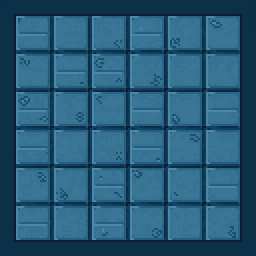
#> input picture art-archive/T-198/raw_roof_top.png, 128 x 128 px (shown 2 times larger); its folder holds 4 pictures in this run
$ python build_creator_piece_art.py
#> lines starting #> are read from the running program, lines starting #| are printed output that depends on the picture
### game/tools/build_elevation_sample_art.py
#!/usr/bin/env python3
"""Builds the elevation sample map's rooftop and parking-garage ramp art (T-198).

PixelLab (T-198's eight create-image-pixflux calls, in art-archive/T-198/) made
the textures and the rooftop details; this script projects the textures onto
the isometric faces of every raised area and ramp in
game/data/level/elevation_sample_map.json, at 32 art px per unit (drawn at scale
0.5 in the game's 16 px per unit world):

    screen x = (x - y) * 32,  screen y = (x + y) * 16 - height * 32

One sprite and one record per area, named after its id (roof-nw-3.png, ...).

Faces: the top (a rooftop: flat; a ramp: the sloped plane), the east wall and
the south wall (the two the view shows). A rooftop's walls are the building
wall texture (lit windows); a ramp's sides are the rooftop concrete, darker.
A wall runs from the height the area stands on (the rooftop under a stacked
rooftop or a ramp on a rooftop) up to its top. A ramp has no wall at the end
where it joins its rooftop. Rooftop details on the tops: a low parapet along
the back (north and west) edges with gaps where a ramp joins, AC units, vents
and a small sign near the back edges (never near a ramp or a rooftop standing
on it), and light cracks. A dark outline is added on silhouettes and between
faces, a lighter rim on the top's edges, and every sprite is reduced to at most
30 colours with no semi-transparent pixels.

Usage (from the repo root):
    python game/tools/build_elevation_sample_art.py build   # writes game/art/elevation_sample/
    python game/tools/build_elevation_sample_art.py --check # rules on the committed files
Needs Pillow and numpy (as build_buildings.py and city_palettes.py).
"""
import json
import os
import random
import sys

import numpy as np
from PIL import Image

sys.path.insert(0, os.path.dirname(os.path.abspath(__file__)))
from style_rules import reads_as_red  # noqa: E402  (Visual style rule 6)

ROOT = os.path.abspath(os.path.join(os.path.dirname(__file__), "..", ".."))
RAW = os.path.join(ROOT, "art-archive", "T-198")
OUT = os.path.join(ROOT, "game", "art", "elevation_sample")
DATA = os.path.join(ROOT, "game", "data", "level", "elevation_sample_map.json")
PX = 32                # art px per unit
MAX_COLORS = 30
OUTLINE = (10, 12, 24)
SHADE = {"platform": {"east": 0.86, "south": 0.66}, "ramp": {"east": 0.72, "south": 0.54}}
JOIN_EPS = 0.12        # units: where a ramp joins its rooftop there is no outline
TOP_MARGIN = 80        # art px above the geometry kept for the parapet and the details
PARAPET_PX = 20        # the parapet's height in art px
WALL_ROW_OFFSET = 4
RAW_FILES = ["raw_roof_top", "raw_wall", "raw_ramp_top", "raw_ac_unit", "raw_vent",
             "raw_sign", "raw_parapet", "raw_cracks"]


# ---------------------------------------------------------------- textures ----

# [4 lines left out: function mirror, not called in this run]


def load_rgb(name):
#> called with name = 'raw_roof_top'
    return np.array(Image.open(os.path.join(RAW, name + ".png")).convert("RGB"), dtype=np.float32)


def load_rgba(name):
    return np.array(Image.open(os.path.join(RAW, name + ".png")).convert("RGBA"))


def to_concrete(arr, amount, dark):
    """Free script fix: PixelLab's tops are saturated teal; pull them towards the
    cool blue-grey of City concrete (amount 0..1) and darken (dark ~ 0.8)."""
#> called with amount = 0.7, dark = 0.85
    lum = arr[..., 0] * 0.3 + arr[..., 1] * 0.59 + arr[..., 2] * 0.11
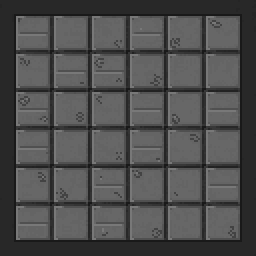
#> lum: shape (128, 128) float32 (shown 2 times larger); min 25.8, max 120.6, mean 78.5
    target = np.stack([lum * 0.88, lum * 0.96, lum * 1.08], axis=-1)
    out = (arr + (target - arr) * amount) * dark
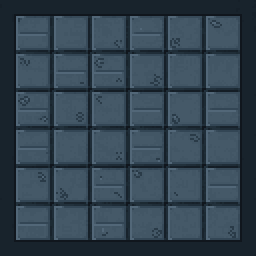
#> out: shape (128, 128, 3) float32 (shown 2 times larger); mean of channels 0, 1, 2 51.3, 67.8, 81; drawn as R, G, B
    return np.clip(out, 0, 255)


# [12 lines left out: functions sample, crack_mask, not called in this run]


def load_textures():
    return {
        "roof": to_concrete(load_rgb("raw_roof_top"), 0.7, 0.85),
        "wall": to_concrete(load_rgb("raw_wall"), 0.3, 1.0),
        "ramp": to_concrete(load_rgb("raw_ramp_top"), 0.7, 0.85),
        "ac": load_rgba("raw_ac_unit"),
        "vent": load_rgba("raw_vent"),
        "sign": load_rgba("raw_sign"),
        "parapet": np.array(Image.open(os.path.join(RAW, "raw_parapet.png")).convert("RGBA")
                            .resize((128, PARAPET_PX), Image.NEAREST)),
        "cracks": crack_mask(load_rgba("raw_cracks")),
    }
#> call 2 of load_rgb, with name = 'raw_wall'
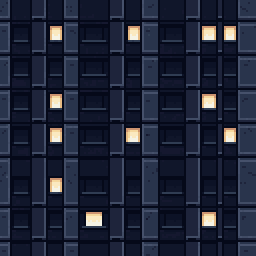
#> input picture art-archive/T-198/raw_wall.png, 128 x 128 px (shown 2 times larger)
#> call 2 of to_concrete, with amount = 0.3, dark = 1
#> in to_concrete (call 2), `target = np.stack([lum * 0.88, lum * 0.96, lum * 1.08], axis=-1)`:
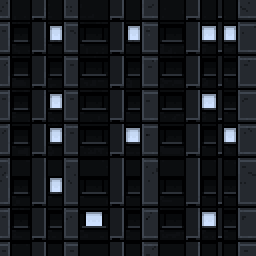
#> target: shape (128, 128, 3) float32 (shown 2 times larger); mean of channels 0, 1, 2 32.4, 35.4, 39.8; drawn with min black and max white
#> call 3 of load_rgb, with name = 'raw_ramp_top'
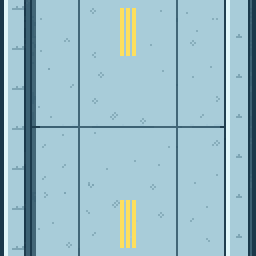
#> input picture art-archive/T-198/raw_ramp_top.png, 128 x 128 px (shown 2 times larger)
#> call 3 of to_concrete, with amount = 0.7, dark = 0.85
#> in to_concrete (call 3), `lum = arr[..., 0] * 0.3 + arr[..., 1] * 0.59 + arr[..., 2] * 0.11`:
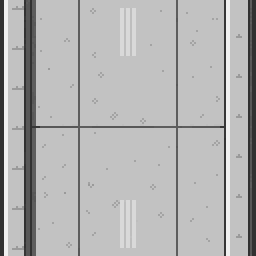
#> lum: shape (128, 128) float32 (shown 2 times larger); min 49.68, max 240.7, mean 180.7
#> in to_concrete (call 3), `out = (arr + (target - arr) * amount) * dark`:
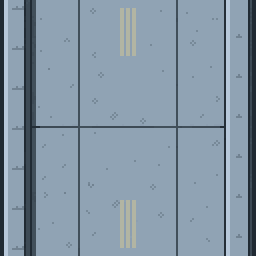
#> out: shape (128, 128, 3) float32 (shown 2 times larger); mean of channels 0, 1, 2 134.3, 151.7, 167.3; drawn as R, G, B


# ---------------------------------------------------------------- geometry ----

# [335 lines left out: functions piece_plane, join_of, bounds, blocked_intervals, in_any, detail_spots and 9 more, not called in this run]


def pieces(platforms, ramps):
    return [("platform", p) for p in platforms] + [("ramp", r) for r in ramps]


# [89 lines left out: functions build, rules, check, main, not called in this run]


# [2 lines that do not run on import are left out]

### game/tools/build_creator_piece_art.py
#!/usr/bin/env python3
"""Builds the level creator's tileable piece textures and panel icons (task T-251).

The level creator's rooftops and ramps of any size are drawn in the engine
(elevation_platform_drawing.gd, textured mode) from tileable textures projected
onto each face. Until T-255 makes new ones, the textures are T-198's PixelLab
textures (art-archive/T-198/), with the same free colour fix the sample map's art
has (build_elevation_sample_art.py, load_textures: teal pulled to City concrete).

Writes game/art/creator_pieces/:
  roof_top.png    a rooftop's top            (128 x 128, opaque)
  wall.png        a rooftop's walls          (128 x 128, opaque, lit windows)
  ramp_top.png    a ramp's driving surface   (128 x 128, opaque, lane lines along v)
  ramp_side.png   a ramp's two side walls    (128 x 128, opaque, rooftop concrete)
  parapet.png     the low wall on a rooftop's back edges (128 x PARAPET_PX, alpha 0 or 255)
  icon_<entry>.png  one small piece per catalogue entry, for the side panel's buttons,
                  rendered by build_elevation_sample_art.render with the same textures.
Each is reduced to at most 30 colours with no semi-transparent pixels. Which file
is which face is a setting in game/art/creator_pieces/piece_style.tres (not here).

Usage (from the repo root):
    python game/tools/build_creator_piece_art.py build   # writes the files
    python game/tools/build_creator_piece_art.py check   # rules on the committed files
Needs Pillow and numpy.
"""
import os
import sys

import numpy as np
from PIL import Image

sys.path.insert(0, os.path.dirname(os.path.abspath(__file__)))
import build_elevation_sample_art as sample  # noqa: E402

ROOT = sample.ROOT
OUT = os.path.join(ROOT, "game", "art", "creator_pieces")
MAX_COLORS = sample.MAX_COLORS

TEXTURES = ["roof_top", "wall", "ramp_top", "ramp_side", "parapet"]

# The panel icons: one small piece per catalogue entry (units; a ramp climbing north, so its
# slope shows). Shapes only, for the buttons; the placed piece is drawn in the engine.
ICONS = {
    "rooftop-3": ("platform", {"id": "icon", "x": 0, "y": 0, "w": 12, "h": 12, "height": 3}),
    "rooftop-6": ("platform", {"id": "icon", "x": 0, "y": 0, "w": 12, "h": 12, "height": 6}),
    "ramp-0-3": ("ramp", {"id": "icon", "x": 0, "y": 0, "w": 10, "h": 12, "side": "south",
                          "bottom_height": 0, "top_height": 3}),
    "ramp-3-6": ("ramp", {"id": "icon", "x": 0, "y": 0, "w": 10, "h": 12, "side": "south",
                          "bottom_height": 3, "top_height": 6}),
    "ramp-0-6": ("ramp", {"id": "icon", "x": 0, "y": 0, "w": 10, "h": 24, "side": "south",
                          "bottom_height": 0, "top_height": 6}),
    # T-400: the small jump ramps, one tile (4 units) long, rising 2 from what they stand on.
    "ramp-0-2": ("ramp", {"id": "icon", "x": 0, "y": 0, "w": 10, "h": 4, "side": "south",
                          "bottom_height": 0, "top_height": 2}),
    "ramp-3-5": ("ramp", {"id": "icon", "x": 0, "y": 0, "w": 10, "h": 4, "side": "south",
                          "bottom_height": 3, "top_height": 5}),
    "ramp-6-8": ("ramp", {"id": "icon", "x": 0, "y": 0, "w": 10, "h": 4, "side": "south",
                          "bottom_height": 6, "top_height": 8}),
}


def icon_name(entry_id):
    return "icon_" + entry_id.replace("-", "_")


# [34 lines left out: functions opaque, hard_alpha, textures, icon, not called in this run]


def build(out_dir=OUT):
    tex = sample.load_textures()
    os.makedirs(out_dir, exist_ok=True)
    for name, arr in textures(tex).items():
        arr = sample.reduce_colors(arr)
        Image.fromarray(arr, "RGBA").save(os.path.join(out_dir, name + ".png"))
        print(name, arr.shape[1], arr.shape[0])
    for entry_id in ICONS:
        arr = icon(entry_id, tex)
        Image.fromarray(arr, "RGBA").save(os.path.join(out_dir, icon_name(entry_id) + ".png"))
        print(icon_name(entry_id), arr.shape[1], arr.shape[0])


# [20 lines left out: functions rules, check, not called in this run]


def main(argv):
    cmd = argv[1] if len(argv) > 1 else "build"
    if cmd in ("build", "--build"):
        build()
        return 0
    if cmd in ("check", "--check"):
        return check()
    sys.exit("usage: build_creator_piece_art.py build|check")


if __name__ == "__main__":
#> (the run stopped early here; a loop or call above may not have finished)
